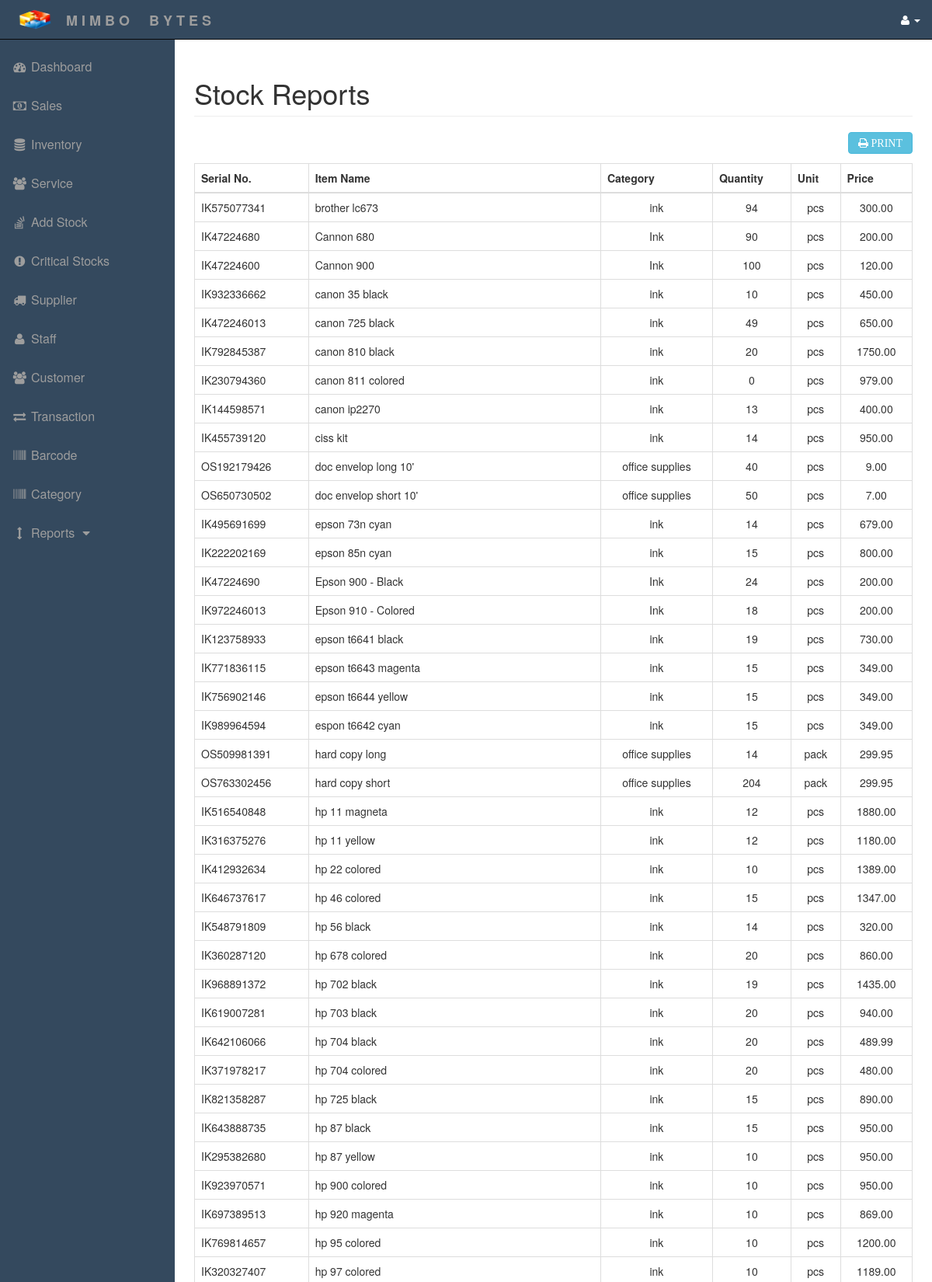
/stockreports.php (upper part), run on the app's committed database.
### tables this page shows
CREATE TABLE IF NOT EXISTS `product_tbl` (
`Product_ID` int(20) NOT NULL,
  `Serial_number` varchar(50) NOT NULL,
  `Product_Name` varchar(50) NOT NULL,
  `Category` varchar(50) NOT NULL,
  `Supplier` varchar(30) NOT NULL,
  `Critical` int(11) NOT NULL,
  `Quantity` int(10) NOT NULL,
  `UM` varchar(10) NOT NULL,
  `Arival_Date` varchar(20) NOT NULL,
  `selling_price` decimal(11,2) NOT NULL,
  `itemflag` int(1) NOT NULL
);

### include/function.php (called while the page is built, shortened)
<?php
    class Itemdata {
        function getitems(){
           $q = "select * from product_tbl where itemflag = '0' order by Product_Name asc";
            $result = mysql_query($q);
            return $result;
        }
    }
?>

### stockreports.php (the view, shortened to what this page needs)
<?php include('include/header.php'); ?>
<?php include('include/sidebar.php'); ?>
<?php
    include('include/function.php');
    $dataitem = new Itemdata();
?>
        <div id="page-wrapper">
            <div class="container-fluid">
                <div class="row">
                    <div class="col-lg-12">
                        <h1 class="page-header">
                            Stock Reports
                        </h1>
                    </div>
                </div>
                 <div class="row">
                    <div class="col-lg-12">
                        <div class="reports table-responsive">
                          <button  type="button" class="btn btn-info fa fa-print pull-right" onclick="AddFriends();"> PRINT</button>
                            <br>
                              <br>
                            <table class="table table-bordered">
                                <thead>
                                    <tr>
                                      <th>Serial No.</th>
                                        <th>Item Name</th>
                                          <th>Category</th>
                                        <th>Quantity</th>
                                        <th>Unit</th>
                                        <th>Price</th>
                                    </tr>
                                </thead>
                                <tbody>
                                    <?php $item = $dataitem->getitems(); ?>
                                    <?php while($row = mysql_fetch_array($item)): ?>
                                        <tr>
                                            <td><?php echo $row['Serial_number']; ?></td>
                                            <td><?php echo $row['Product_Name']; ?></td>
                                                <td class="text-center"><?php echo $row['Category']; ?></td>
                                            <td class="text-center"><?php echo $row['Quantity']; ?></td>
                                            <td class="text-center"><?php echo $row['UM']; ?></td>
                                              <td class="text-center"><?php echo $row['selling_price']; ?></td>
                                        </tr>
                                    <?php endwhile; ?>
                                </tbody>
                            </table>
                        </div>
                    </div>
                </div>
            </div>
        </div>
    </div>
<?php include('include/footer.php'); ?>

### css/sb-admin.css (style rules this page uses)
body { margin-top: 100px; background-color: #FFF; }
@media (min-width:768px) { body { margin-top: 50px; } }
#page-wrapper { width: 100%; padding: 0; background-color: #FFF; }
@media (min-width:768px) { #page-wrapper { padding: 10px; } }

### data on the page
product_tbl: Serial_number "IK575077341", Product_Name "brother lc673", Category "ink", Quantity "94", UM "pcs", selling_price "300.00"
product_tbl: Serial_number "IK47224680", Product_Name "Cannon 680", Category "Ink", Quantity "90", UM "pcs", selling_price "200.00"
product_tbl: Serial_number "IK47224600", Product_Name "Cannon 900", Category "Ink", Quantity "100", UM "pcs", selling_price "120.00"
product_tbl: Serial_number "IK932336662", Product_Name "canon 35 black", Category "ink", Quantity "10", UM "pcs", selling_price "450.00"
product_tbl: Serial_number "IK472246013", Product_Name "canon 725 black", Category "ink", Quantity "49", UM "pcs", selling_price "650.00"
product_tbl: Serial_number "IK792845387", Product_Name "canon 810 black", Category "ink", Quantity "20", UM "pcs", selling_price "1750.00"
product_tbl: Serial_number "IK230794360", Product_Name "canon 811 colored", Category "ink", Quantity "0", UM "pcs", selling_price "979.00"
product_tbl: Serial_number "IK144598571", Product_Name "canon ip2270", Category "ink", Quantity "13", UM "pcs", selling_price "400.00"
product_tbl: Serial_number "IK455739120", Product_Name "ciss kit", Category "ink", Quantity "14", UM "pcs", selling_price "950.00"
product_tbl: Serial_number "OS192179426", Product_Name "doc envelop long 10'", Category "office supplies", Quantity "40", UM "pcs", selling_price "9.00"
product_tbl: Serial_number "OS650730502", Product_Name "doc envelop short 10'", Category "office supplies", Quantity "50", UM "pcs", selling_price "7.00"
product_tbl: Serial_number "IK495691699", Product_Name "epson 73n cyan", Category "ink", Quantity "14", UM "pcs", selling_price "679.00"
product_tbl: Serial_number "IK222202169", Product_Name "epson 85n cyan", Category "ink", Quantity "15", UM "pcs", selling_price "800.00"
product_tbl: Serial_number "IK47224690", Product_Name "Epson 900 - Black", Category "Ink", Quantity "24", UM "pcs", selling_price "200.00"
product_tbl: Serial_number "IK972246013", Product_Name "Epson 910 - Colored", Category "Ink", Quantity "18", UM "pcs", selling_price "200.00"
product_tbl: Serial_number "IK123758933", Product_Name "epson t6641 black", Category "ink", Quantity "19", UM "pcs", selling_price "730.00"
product_tbl: Serial_number "IK771836115", Product_Name "epson t6643 magenta", Category "ink", Quantity "15", UM "pcs", selling_price "349.00"
product_tbl: Serial_number "IK756902146", Product_Name "epson t6644 yellow", Category "ink", Quantity "15", UM "pcs", selling_price "349.00"
product_tbl: Serial_number "IK989964594", Product_Name "espon t6642 cyan", Category "ink", Quantity "15", UM "pcs", selling_price "349.00"
product_tbl: Serial_number "OS509981391", Product_Name "hard copy long", Category "office supplies", Quantity "14", UM "pack", selling_price "299.95"
product_tbl: Serial_number "OS763302456", Product_Name "hard copy short", Category "office supplies", Quantity "204", UM "pack", selling_price "299.95"
product_tbl: Serial_number "IK516540848", Product_Name "hp 11 magneta", Category "ink", Quantity "12", UM "pcs", selling_price "1880.00"
product_tbl: Serial_number "IK316375276", Product_Name "hp 11 yellow", Category "ink", Quantity "12", UM "pcs", selling_price "1180.00"
product_tbl: Serial_number "IK412932634", Product_Name "hp 22 colored", Category "ink", Quantity "10", UM "pcs", selling_price "1389.00"
product_tbl: Serial_number "IK646737617", Product_Name "hp 46 colored", Category "ink", Quantity "15", UM "pcs", selling_price "1347.00"
product_tbl: Serial_number "IK548791809", Product_Name "hp 56 black", Category "ink", Quantity "14", UM "pcs", selling_price "320.00"
product_tbl: Serial_number "IK360287120", Product_Name "hp 678 colored", Category "ink", Quantity "20", UM "pcs", selling_price "860.00"
product_tbl: Serial_number "IK968891372", Product_Name "hp 702 black", Category "ink", Quantity "19", UM "pcs", selling_price "1435.00"
product_tbl: Serial_number "IK619007281", Product_Name "hp 703 black", Category "ink", Quantity "20", UM "pcs", selling_price "940.00"
product_tbl: Serial_number "IK642106066", Product_Name "hp 704 black", Category "ink", Quantity "20", UM "pcs", selling_price "489.99"
product_tbl: Serial_number "IK371978217", Product_Name "hp 704 colored", Category "ink", Quantity "20", UM "pcs", selling_price "480.00"
product_tbl: Serial_number "IK821358287", Product_Name "hp 725 black", Category "ink", Quantity "15", UM "pcs", selling_price "890.00"
product_tbl: Serial_number "IK643888735", Product_Name "hp 87 black", Category "ink", Quantity "15", UM "pcs", selling_price "950.00"
product_tbl: Serial_number "IK295382680", Product_Name "hp 87 yellow", Category "ink", Quantity "10", UM "pcs", selling_price "950.00"
product_tbl: Serial_number "IK923970571", Product_Name "hp 900 colored", Category "ink", Quantity "10", UM "pcs", selling_price "950.00"
product_tbl: Serial_number "IK697389513", Product_Name "hp 920 magenta", Category "ink", Quantity "10", UM "pcs", selling_price "869.00"
product_tbl: Serial_number "IK769814657", Product_Name "hp 95 colored", Category "ink", Quantity "10", UM "pcs", selling_price "1200.00"
product_tbl: Serial_number "IK320327407", Product_Name "hp 97 colored", Category "ink", Quantity "10", UM "pcs", selling_price "1189.00"
